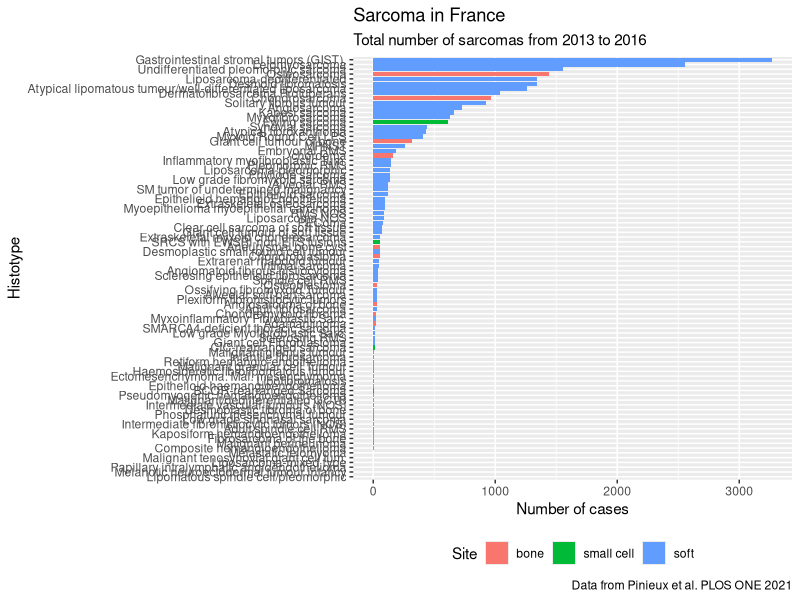

The R source for this figure:

library(readr)
library(tidyverse)

db <- read_delim("input/pinieux2021.csv", 
                 delim = ";", 
                 escape_double = FALSE, 
                 col_types = cols(`2013` = col_integer(), 
                                  `2014` = col_integer(), 
                                  `2015` = col_integer(), 
                                  `2016` = col_integer()),
                 trim_ws = TRUE)
pop <- read_delim("input/frenchPop1316.csv", 
                            delim = ";", 
                  escape_double = FALSE, 
                  col_types = cols(french_population = col_integer(), 
                                   year = col_character()), 
                  trim_ws = TRUE)


db %>% mutate(tot = `2013`+`2014`+`2015`+`2016`) %>% 
  ggplot(mapping = aes(
    x = reorder(histotype, tot),
    y = tot, 
    fill = site)) +
  geom_col() +
  coord_flip() + 
  labs( title = 'Sarcoma in France',
        subtitle = 'Total number of sarcomas from 2013 to 2016',
        caption = 'Data from Pinieux et al. PLOS ONE 2021', 
        x = 'Histotype', 
        y = 'Number of cases', 
        fill = 'Site') +  theme(legend.position = "bottom")


  
